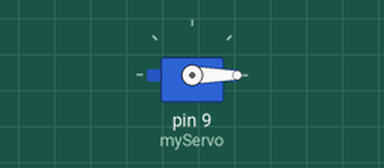
The sketch below on a simulated Arduino Uno, built with avr-gcc and run on an emulated ATmega328P. Shown: servo.

Above: at 0.05 s.
At 6.0 s:
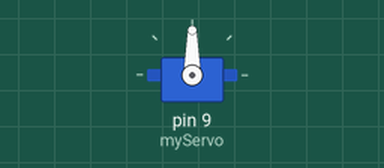
Timing chart, 0 to 7.8 s (numbered marks = the images above):
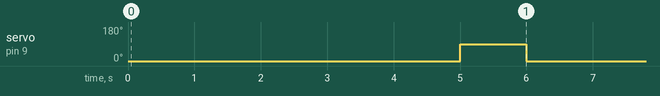

The sketch:

ServoTest.ino
```cpp
#include <Servo.h>

Servo myServo;

void setup() {
  myServo.attach(9);  // Connect the servo signal wire to pin 9
}

void loop() {
  // Move from 0 to 180 degrees
  // for (int pos = 0; pos <= 180; pos++) {
  //   myServo.write(pos);
  //   delay(15);           // small pause so the servo can reach the position
  // }
  myServo.write(0);

  delay(5000);  // wait half a second

  myServo.write(90);

  // Move back to 0 degrees
  // for (int pos = 180; pos >= 0; pos--) {
  //   myServo.write(pos);
  //   delay(15);
  // }

  delay(1000);
}
```

Measured:
- by itself, servo on pin 9 (myServo): alternates 90° for 1.0 s and 0° for 5.0 s
